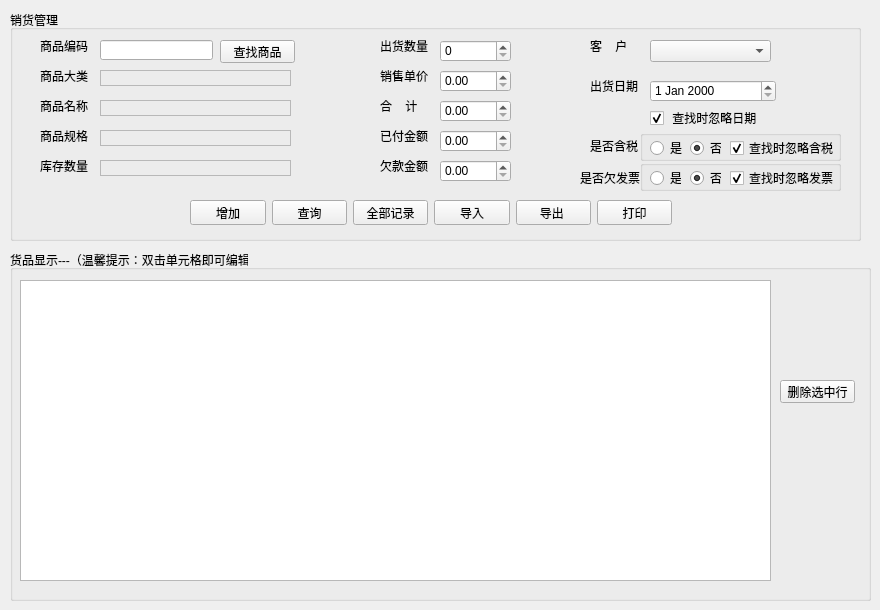
      <widget class="QWidget" name="tabPurchase">
       <attribute name="title">
        <string>销货管理</string>
       </attribute>
       <widget class="QLabel" name="sell_proncat_label">
        <property name="geometry">
         <rect>
          <x>40</x>
          <y>70</y>
          <width>54</width>
          <height>12</height>
         </rect>
        </property>
        <property name="text">
         <string>商品大类</string>
        </property>
       </widget>
       <widget class="QLabel" name="sell_proname_label">
        <property name="geometry">
         <rect>
          <x>40</x>
          <y>100</y>
          <width>54</width>
          <height>12</height>
         </rect>
        </property>
        <property name="text">
         <string>商品名称</string>
        </property>
       </widget>
       <widget class="QLabel" name="sell_prospec_label">
        <property name="geometry">
         <rect>
          <x>40</x>
          <y>130</y>
          <width>54</width>
          <height>12</height>
         </rect>
        </property>
        <property name="text">
         <string>商品规格</string>
        </property>
       </widget>
       <widget class="QLabel" name="sell_prostock_label">
        <property name="geometry">
         <rect>
          <x>40</x>
          <y>160</y>
          <width>54</width>
          <height>12</height>
         </rect>
        </property>
        <property name="text">
         <string>库存数量</string>
        </property>
       </widget>
       <widget class="QGroupBox" name="groupBox_7">
        <property name="geometry">
         <rect>
          <x>10</x>
          <y>10</y>
          <width>851</width>
          <height>231</height>
         </rect>
        </property>
        <property name="title">
         <string>销货管理</string>
        </property>
        <widget class="QDateEdit" name="sell_date_dateEdit">
         <property name="geometry">
          <rect>
           <x>640</x>
           <y>70</y>
           <width>126</width>
           <height>22</height>
          </rect>
         </property>
        </widget>
        <widget class="QLabel" name="sell_date_label">
         <property name="geometry">
          <rect>
           <x>580</x>
           <y>70</y>
           <width>54</width>
           <height>12</height>
          </rect>
         </property>
         <property name="text">
          <string>出货日期</string>
         </property>
        </widget>
        <widget class="QDoubleSpinBox" name="sell_owed_doubleSpinBox">
         <property name="geometry">
          <rect>
           <x>430</x>
           <y>150</y>
           <width>71</width>
           <height>22</height>
          </rect>
         </property>
         <property name="maximum">
          <double>9999999999.989999771118164</double>
         </property>
        </widget>
        <widget class="QDoubleSpinBox" name="sell_price_doubleSpinBox">
         <property name="geometry">
          <rect>
           <x>430</x>
           <y>60</y>
           <width>71</width>
           <height>22</height>
          </rect>
         </property>
         <property name="maximum">
          <double>99999.990000000005239</double>
         </property>
        </widget>
        <widget class="QLabel" name="sell_sellprice_label">
         <property name="geometry">
          <rect>
           <x>370</x>
           <y>60</y>
           <width>54</width>
           <height>12</height>
          </rect>
         </property>
         <property name="text">
          <string>销售单价</string>
         </property>
        </widget>
        <widget class="QSpinBox" name="sell_cnt_spinBox">
         <property name="geometry">
          <rect>
           <x>430</x>
           <y>30</y>
           <width>71</width>
           <height>22</height>
          </rect>
         </property>
         <property name="maximum">
          <number>99999</number>
         </property>
        </widget>
        <widget class="QLabel" name="sell_sellcnt_label">
         <property name="geometry">
          <rect>
           <x>370</x>
           <y>30</y>
           <width>54</width>
           <height>12</height>
          </rect>
         </property>
         <property name="text">
          <string>出货数量</string>
         </property>
        </widget>
        <widget class="QDoubleSpinBox" name="sell_payed_doubleSpinBox">
         <property name="geometry">
          <rect>
           <x>430</x>
           <y>120</y>
           <width>71</width>
           <height>22</height>
          </rect>
         </property>
         <property name="maximum">
          <double>9999999999.989999771118164</double>
         </property>
        </widget>
        <widget class="QLabel" name="sell_payed_label">
         <property name="geometry">
          <rect>
           <x>370</x>
           <y>120</y>
           <width>54</width>
           <height>12</height>
          </rect>
         </property>
         <property name="text">
          <string>已付金额</string>
         </property>
        </widget>
        <widget class="QLabel" name="sell_owed_label">
         <property name="geometry">
          <rect>
           <x>370</x>
           <y>150</y>
           <width>54</width>
           <height>12</height>
          </rect>
         </property>
         <property name="text">
          <string>欠款金额</string>
         </property>
        </widget>
        <widget class="QLabel" name="sell_selltotalprice_label">
         <property name="geometry">
          <rect>
           <x>370</x>
           <y>90</y>
           <width>54</width>
           <height>12</height>
          </rect>
         </property>
         <property name="text">
          <string>合    计</string>
         </property>
        </widget>
        <widget class="QDoubleSpinBox" name="sell_totalprice_doubleSpinBox">
         <property name="geometry">
          <rect>
           <x>430</x>
           <y>90</y>
           <width>71</width>
           <height>22</height>
          </rect>
         </property>
         <property name="maximum">
          <double>9999999999.989999771118164</double>
         </property>
        </widget>
        <widget class="QLabel" name="sell_prono_label">
         <property name="geometry">
          <rect>
           <x>30</x>
           <y>30</y>
           <width>54</width>
           <height>12</height>
          </rect>
         </property>
         <property name="text">
          <string>商品编码</string>
         </property>
        </widget>
        <widget class="QLineEdit" name="sell_prono_lineEdit">
         <property name="geometry">
          <rect>
           <x>90</x>
           <y>30</y>
           <width>113</width>
           <height>20</height>
          </rect>
         </property>
        </widget>
        <widget class="QPushButton" name="pushButton">
         <property name="geometry">
          <rect>
           <x>210</x>
           <y>30</y>
           <width>75</width>
           <height>23</height>
          </rect>
         </property>
         <property name="text">
          <string>查找商品</string>
         </property>
        </widget>
        <widget class="QWidget" name="layoutWidget">
         <property name="geometry">
          <rect>
           <x>180</x>
           <y>190</y>
           <width>482</width>
           <height>25</height>
          </rect>
         </property>
         <layout class="QHBoxLayout" name="horizontalLayout_4">
          <item>
           <widget class="QPushButton" name="sell_addBtn">
            <property name="text">
             <string>增加</string>
            </property>
           </widget>
          </item>
          <item>
           <widget class="QPushButton" name="sell_searchBtn">
            <property name="text">
             <string>查询</string>
            </property>
            <property name="default">
             <bool>false</bool>
            </property>
           </widget>
          </item>
          <item>
           <widget class="QPushButton" name="sell_showallBtn">
            <property name="text">
             <string>全部记录</string>
            </property>
           </widget>
          </item>
          <item>
           <widget class="QPushButton" name="sell_importBtn">
            <property name="text">
             <string>导入</string>
            </property>
           </widget>
          </item>
          <item>
           <widget class="QPushButton" name="sell_exportBtn">
            <property name="text">
             <string>导出 </string>
            </property>
           </widget>
          </item>
          <item>
           <widget class="QPushButton" name="sell_printBtn">
            <property name="text">
             <string>打印</string>
            </property>
           </widget>
          </item>
         </layout>
        </widget>
        <widget class="QLabel" name="sell_customer_label">
         <property name="geometry">
          <rect>
           <x>580</x>
           <y>30</y>
           <width>54</width>
           <height>12</height>
          </rect>
         </property>
         <property name="text">
          <string>客    户</string>
         </property>
        </widget>
        <widget class="QComboBox" name="sell_customer_comboBox">
         <property name="geometry">
          <rect>
           <x>640</x>
           <y>30</y>
           <width>121</width>
           <height>22</height>
          </rect>
         </property>
        </widget>
        <widget class="QCheckBox" name="sell_date_checkBox">
         <property name="geometry">
          <rect>
           <x>640</x>
           <y>100</y>
           <width>111</width>
           <height>16</height>
          </rect>
         </property>
         <property name="text">
          <string> 查找时忽略日期</string>
         </property>
         <property name="checked">
          <bool>true</bool>
         </property>
        </widget>
        <widget class="QLabel" name="sell_procat_showlabel">
         <property name="geometry">
          <rect>
           <x>90</x>
           <y>60</y>
           <width>191</width>
           <height>16</height>
          </rect>
         </property>
         <property name="frameShape">
          <enum>QFrame::StyledPanel</enum>
         </property>
         <property name="frameShadow">
          <enum>QFrame::Plain</enum>
         </property>
         <property name="text">
          <string/>
         </property>
        </widget>
        <widget class="QLabel" name="sell_proname_showlabel">
         <property name="geometry">
          <rect>
           <x>90</x>
           <y>90</y>
           <width>191</width>
           <height>16</height>
          </rect>
         </property>
         <property name="frameShape">
          <enum>QFrame::StyledPanel</enum>
         </property>
         <property name="text">
          <string/>
         </property>
        </widget>
        <widget class="QLabel" name="sell_prospec_showlabel">
         <property name="geometry">
          <rect>
           <x>90</x>
           <y>120</y>
           <width>191</width>
           <height>16</height>
          </rect>
         </property>
         <property name="frameShape">
          <enum>QFrame::StyledPanel</enum>
         </property>
         <property name="text">
          <string/>
         </property>
        </widget>
        <widget class="QLabel" name="sell_prostock_showlabel">
         <property name="geometry">
          <rect>
           <x>90</x>
           <y>150</y>
           <width>191</width>
           <height>16</height>
          </rect>
         </property>
         <property name="frameShape">
          <enum>QFrame::StyledPanel</enum>
         </property>
         <property name="text">
          <string/>
         </property>
        </widget>
        <widget class="QRadioButton" name="tax_radioButton_yes">
         <property name="geometry">
          <rect>
           <x>640</x>
           <y>130</y>
           <width>41</width>
           <height>16</height>
          </rect>
         </property>
         <property name="text">
          <string>是</string>
         </property>
         <property name="autoExclusive">
          <bool>false</bool>
         </property>
        </widget>
        <widget class="QRadioButton" name="tax_radioButton_no">
         <property name="geometry">
          <rect>
           <x>680</x>
           <y>130</y>
           <width>31</width>
           <height>16</height>
          </rect>
         </property>
         <property name="text">
          <string>否</string>
         </property>
         <property name="checked">
          <bool>true</bool>
         </property>
         <property name="autoExclusive">
          <bool>false</bool>
         </property>
        </widget>
        <widget class="QLabel" name="tax_label">
         <property name="geometry">
          <rect>
           <x>580</x>
           <y>130</y>
           <width>54</width>
           <height>12</height>
          </rect>
         </property>
         <property name="text">
          <string>是否含税</string>
         </property>
        </widget>
        <widget class="QLabel" name="invoice_label">
         <property name="geometry">
          <rect>
           <x>570</x>
           <y>160</y>
           <width>61</width>
           <height>16</height>
          </rect>
         </property>
         <property name="text">
          <string>是否欠发票</string>
         </property>
        </widget>
        <widget class="QRadioButton" name="invoice_radioButton_yes">
         <property name="geometry">
          <rect>
           <x>640</x>
           <y>160</y>
           <width>31</width>
           <height>16</height>
          </rect>
         </property>
         <property name="text">
          <string>是</string>
         </property>
         <property name="autoExclusive">
          <bool>false</bool>
         </property>
        </widget>
        <widget class="QRadioButton" name="invoice_radioButton_no">
         <property name="geometry">
          <rect>
           <x>680</x>
           <y>160</y>
           <width>31</width>
           <height>16</height>
          </rect>
         </property>
         <property name="text">
          <string>否</string>
         </property>
         <property name="checked">
          <bool>true</bool>
         </property>
         <property name="autoExclusive">
          <bool>false</bool>
         </property>
        </widget>
        <widget class="QCheckBox" name="tax_checkBox">
         <property name="geometry">
          <rect>
           <x>720</x>
           <y>130</y>
           <width>111</width>
           <height>16</height>
          </rect>
         </property>
         <property name="text">
          <string>查找时忽略含税</string>
         </property>
         <property name="checked">
          <bool>true</bool>
         </property>
        </widget>
        <widget class="QCheckBox" name="invoice_checkBox">
         <property name="geometry">
          <rect>
           <x>720</x>
           <y>160</y>
           <width>111</width>
           <height>16</height>
          </rect>
         </property>
         <property name="text">
          <string>查找时忽略发票</string>
         </property>
         <property name="checked">
          <bool>true</bool>
         </property>
        </widget>
        <widget class="QGroupBox" name="groupBox_11">
         <property name="geometry">
          <rect>
           <x>630</x>
           <y>120</y>
           <width>201</width>
           <height>31</height>
          </rect>
         </property>
         <property name="title">
          <string/>
         </property>
        </widget>
        <widget class="QGroupBox" name="groupBox_12">
         <property name="geometry">
          <rect>
           <x>630</x>
           <y>150</y>
           <width>201</width>
           <height>31</height>
          </rect>
         </property>
         <property name="title">
          <string/>
         </property>
        </widget>
        <zorder>groupBox_12</zorder>
        <zorder>groupBox_11</zorder>
        <zorder>sell_date_dateEdit</zorder>
        <zorder>sell_date_label</zorder>
        <zorder>sell_owed_doubleSpinBox</zorder>
        <zorder>sell_price_doubleSpinBox</zorder>
        <zorder>sell_sellprice_label</zorder>
        <zorder>sell_cnt_spinBox</zorder>
        <zorder>sell_sellcnt_label</zorder>
        <zorder>sell_payed_doubleSpinBox</zorder>
        <zorder>sell_payed_label</zorder>
        <zorder>sell_owed_label</zorder>
        <zorder>sell_selltotalprice_label</zorder>
        <zorder>sell_totalprice_doubleSpinBox</zorder>
        <zorder>sell_prono_label</zorder>
        <zorder>sell_prono_lineEdit</zorder>
        <zorder>pushButton</zorder>
        <zorder>layoutWidget</zorder>
        <zorder>sell_customer_label</zorder>
        <zorder>sell_customer_comboBox</zorder>
        <zorder>sell_date_checkBox</zorder>
        <zorder>sell_procat_showlabel</zorder>
        <zorder>sell_proname_showlabel</zorder>
        <zorder>sell_prospec_showlabel</zorder>
        <zorder>sell_prostock_showlabel</zorder>
        <zorder>tax_radioButton_yes</zorder>
        <zorder>tax_radioButton_no</zorder>
        <zorder>tax_label</zorder>
        <zorder>invoice_label</zorder>
        <zorder>invoice_radioButton_yes</zorder>
        <zorder>invoice_radioButton_no</zorder>
        <zorder>tax_checkBox</zorder>
        <zorder>invoice_checkBox</zorder>
       </widget>
       <widget class="QGroupBox" name="groupBox_8">
        <property name="geometry">
         <rect>
          <x>10</x>
          <y>250</y>
          <width>861</width>
          <height>351</height>
         </rect>
        </property>
        <property name="title">
         <string>货品显示---（温馨提示：双击单元格即可编辑）</string>
        </property>
        <widget class="QPushButton" name="sell_delBtn">
         <property name="geometry">
          <rect>
           <x>770</x>
           <y>130</y>
           <width>75</width>
           <height>23</height>
          </rect>
         </property>
         <property name="text">
          <string>删除选中行</string>
         </property>
        </widget>
        <widget class="QTableView" name="tableViewSell">
         <property name="geometry">
          <rect>
           <x>10</x>
           <y>30</y>
           <width>751</width>
           <height>301</height>
          </rect>
         </property>
        </widget>
       </widget>
       <zorder>groupBox_8</zorder>
       <zorder>groupBox_7</zorder>
       <zorder>sell_proncat_label</zorder>
       <zorder>sell_proname_label</zorder>
       <zorder>sell_prospec_label</zorder>
       <zorder>sell_prostock_label</zorder>
      </widget>
